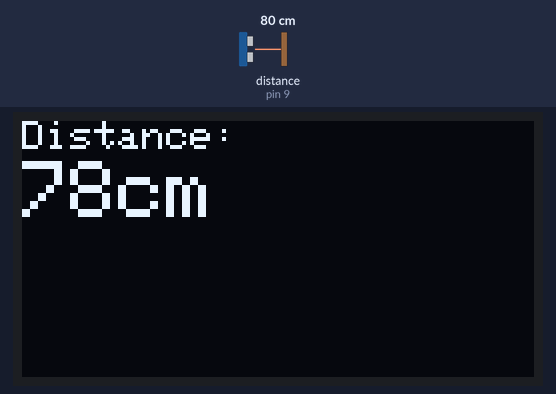
Bench run of a sketch on a simulated Arduino Uno, built with avr-gcc and run on an emulated ATmega328P. Shown: 128×64 one-colour display. Wiring (inferred from the names in the program): ultrasonic range finder: trigger pin 10; echo pin 9. The inputs (shaded band) are chosen by the test bench; at power-on: distance to the obstacle (sensor on pin 9) 80 cm. The echo pulse lasts 58.3 µs per cm; what the sketch prints to the serial monitor is not drawn.

Above: at 1.7 s.
1.8 s: distance to the obstacle (sensor on pin 9) set to 2 cm
At 3.6 s:
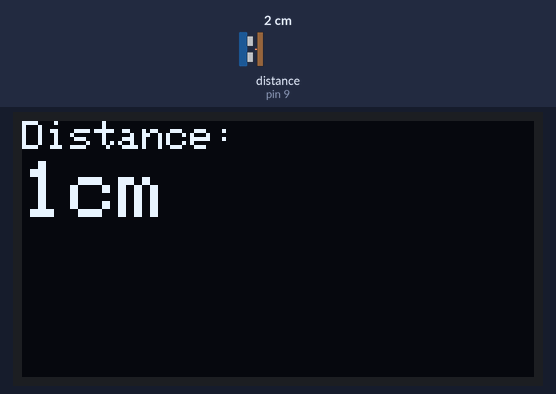
4.0 s: distance to the obstacle (sensor on pin 9) set to 4 cm
At 5.9 s:
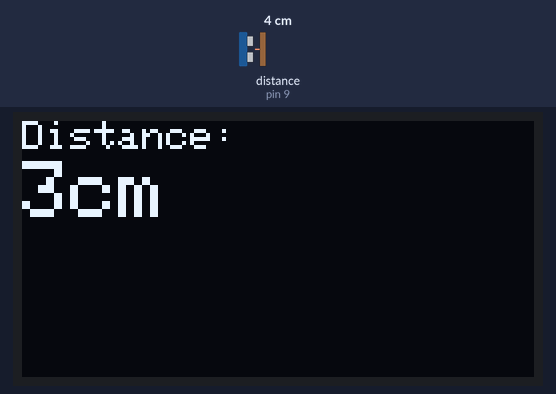
6.2 s: distance to the obstacle (sensor on pin 9) set to 18 cm
At 7.2 s:
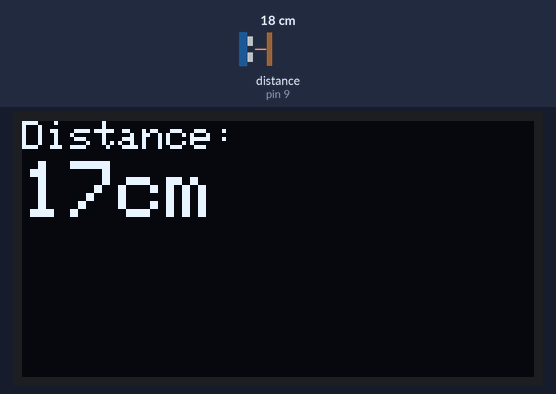
Timing chart, 0 to 9.2 s (numbered marks = the images above; inputs shaded):
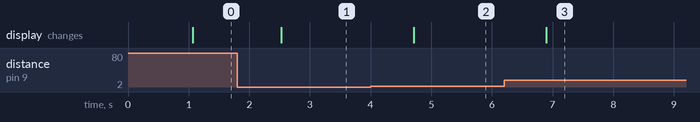

Measured:
- after the input at 1.8 s, the display: changes after 0.73 s (image 1)
- after the input at 4.0 s, the display: changes after 0.71 s (image 2)
- after the input at 6.2 s, the display: changes after 0.70 s (image 3)

The sketch:

DistanceFinderDisplay.ino
```cpp
#include <Adafruit_GFX.h>
#include <Adafruit_SSD1306.h>
/* Define the names for ESP32 pin for HC-SR04*/
#define trigger_pin 10
#define Echo_pin 9

#define SOUND_VELOCITY 0.034
#define CM_TO_INCH 0.393701

/* two variables to store duraion and distance value */
long duration;
int distance;

Adafruit_SSD1306 display = Adafruit_SSD1306(128, 64, &Wire, -1);
/* configure D9 and D11 as digital input and output respectively */
void setup() {
pinMode(trigger_pin, OUTPUT); // configure the trigger_pin(D9) as an Output
pinMode(Echo_pin, INPUT); // configure the Echo_pin(D11) as an Input
Serial.begin(9600); // Enable the serial with 9600 baud rate
if(!display.begin(SSD1306_SWITCHCAPVCC, 0x3C)) {
  Serial.println(F("SSD1306 allocation failed"));
  for(;;);
}
  delay(500);
display.clearDisplay();
display.setTextColor(WHITE);
}

void loop() {

delay(500);
display.setCursor(0,0);
display.setTextSize(1);
display.clearDisplay();

digitalWrite(trigger_pin, LOW); //set trigger signal low for 2us
delayMicroseconds(2);

/*send 10 microsecond pulse to trigger pin of HC-SR04 */
digitalWrite(trigger_pin, HIGH);  // make trigger pin active high
delayMicroseconds(10);            // wait for 10 microseconds
digitalWrite(trigger_pin, LOW);   // make trigger pin active low

/*Measure the Echo output signal duration or pulss width */
duration = pulseIn(Echo_pin, HIGH); // save time duration value in "duration variable
distance = duration * 0.034/2;
Serial.print("Distance: ");
Serial.println(distance);


  display.setTextSize(1);
  display.setCursor(0,0);
  display.print("Distance: ");
  display.setTextSize(2);
  display.setCursor(0,10);
  display.print(distance);
  display.setTextSize(2);
  display.print("cm");

  Serial.println();
  display.display();
  delay(200);
}
```
